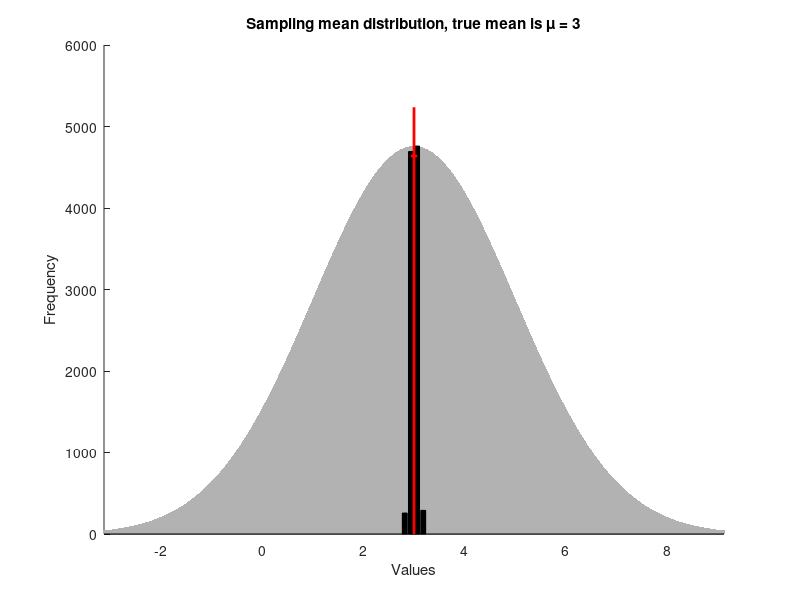

This chart was generated by the following MATLAB code:
%% Plot probability density function for normal distribution

% these are the true, underlying parameters of the distribution
mu = 3;
sigma = 2;

% plot the true distribution underneath the sampling distribution?
overlayExperimentalDistribution = true;

% nSamples is the number of samples we draw from this distribution, 
% which would correspond to the number of subjects / cells that you
% do your experiment on.
nSamples = 1000;

% nRepeats is the number of times we simulate running the experiment.
% In reality, you'd only do the experiment once on nSamples subjects.
% The point of simulating these virtual experiments many times 
% is to see the spread of our estimate of the mean. Our actual experiment
% would yield an estimate of the mean that would be drawn from the distribution
% that we get by simulating it and looking at the histogram.
nRepeats = 10000;

estMeans = zeros(nRepeats,1);

for iRep = 1:nRepeats 
    
    % generate the data by generating random numbers from the normal distribution
    data = sigma * randn(nSamples, 1) + mu;
    
    % compute the sample mean
    estMeans(iRep) = mean(data);
end
    
%% Plot the histogram of estimates of the mean

figure(2); clf;
set(gcf, 'Color', 'w')
set(gca, 'FontSize', 18, 'FontName', 'Helvetica');

% prepare a histogram with 100 bins
binCenters = linspace(mu-3*sigma, mu+3*sigma, 100);
binCounts = hist(estMeans, binCenters, 'k-', 'LineWidth', 3);
binWidth = mean(diff(binCenters));

if overlayExperimentalDistribution
    % plot the true distribution underneath in light gray
    vals = linspace(mu-4*sigma, mu+4*sigma, 1000);
    prob = normpdf(vals, mu, sigma);
    normalizedCounts = prob / max(prob) * max(binCounts);
    hTrueDist = fill(vals, normalizedCounts, [0.7 0.7 0.7], 'EdgeColor', 'none');
    hold on
end

% now plot the distribution of sample means
hSampleDist = bar(binCenters, binCounts, 'k');

% plot a vertical line at the true mean
plot([mu mu], [0 max(binCounts)*1.1], 'r-', 'LineWidth', 2);

% plot a horizontal line at the mean
% place it vertically so that it touches the pdf on either side
samplingStd = sigma / sqrt(nSamples);
horzLineY = binWidth * nRepeats * normpdf(mu + samplingStd, mu, samplingStd);
plot([mu-samplingStd mu+samplingStd], [horzLineY horzLineY], 'r-', 'LineWidth', 2);

box off;
xlim([min(binCenters)-binWidth max(binCenters)+binWidth]);
xlabel('Values');
ylabel('Frequency');
title(sprintf('Sampling mean distribution, true mean is \\mu = %g', mu));

